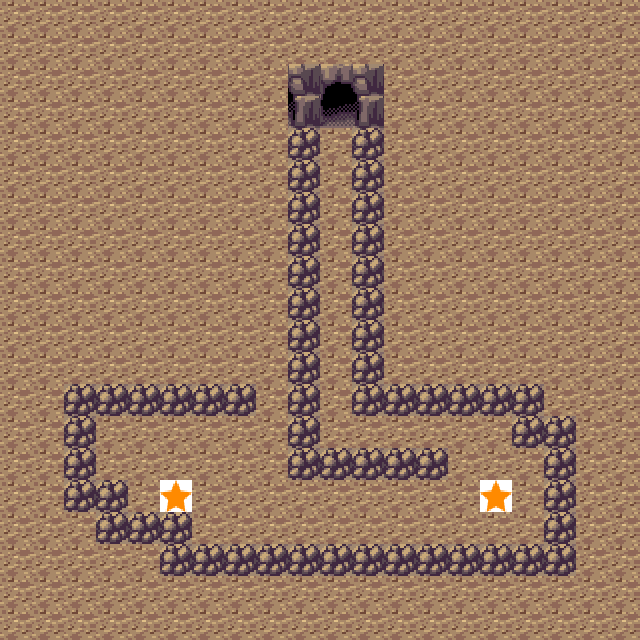

Rendered tile map (Tiled .tmx) drawn with the repository's tilesets; below, a short description and the map source with its tile grids summarised:
An orthogonal 20x20 tile map with 32x32 px tiles, 3 tile layers (ground, barriers, stars), 4 tilesets and 2 objects (endPoint, startPoint).

<map version="1.0" tiledversion="1.0.3" orientation="orthogonal" renderorder="right-down" width="20" height="20" tilewidth="32" tileheight="32" nextobjectid="4">
 <tileset firstgid="1" name="barriers" tilewidth="32" tileheight="32" tilecount="36" columns="6">
  <image source="barriers.png" width="192" height="192" />
 </tileset>
 <tileset firstgid="37" name="ground" tilewidth="32" tileheight="32" tilecount="1" columns="1">
  <image source="ground.png" width="32" height="32" />
 </tileset>
 <tileset firstgid="38" name="player" tilewidth="32" tileheight="32" tilecount="1" columns="1">
  <image source="player.png" width="32" height="32" />
 </tileset>
 <tileset firstgid="39" name="star" tilewidth="32" tileheight="32" tilecount="1" columns="1">
  <image source="star.png" width="32" height="32" />
 </tileset>
 <layer name="ground" width="20" height="20">
  <data>[400 cells, 400 non-empty, 1 distinct tile ids]</data>
 </layer>
 <layer name="barriers" width="20" height="20">
  <data>[400 cells, 66 non-empty, 5 distinct tile ids]</data>
 </layer>
 <layer name="stars" width="20" height="20">
  <properties>
   <property name="isStar" type="bool" value="true" />
  </properties>
  <data>[400 cells, 2 non-empty, 1 distinct tile ids]</data>
 </layer>
 <objectgroup name="players">
  <object id="2" name="endPoint" gid="38" x="321" y="171" width="32" height="32" />
  <object id="3" name="startPoint" gid="38" x="132" y="121" width="32" height="32" />
 </objectgroup>
</map>
